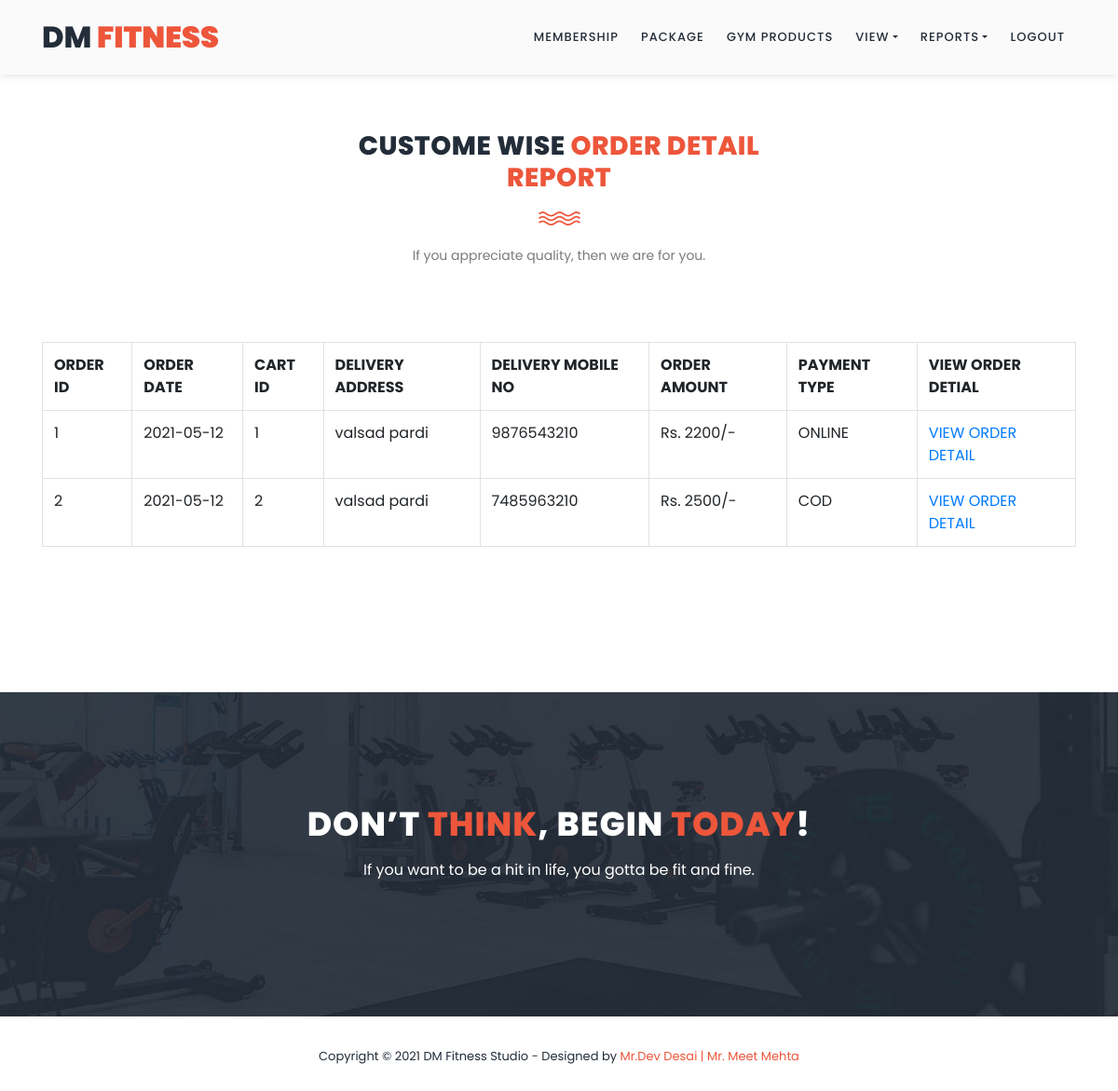
Page /admin_view_customerwise_order_report.php?cid=1 on the committed database.
### tables this page shows
CREATE TABLE IF NOT EXISTS `order_detail` (
  `order_id` int(10) NOT NULL,
  `order_date` date NOT NULL,
  `cart_id` int(10) NOT NULL,
  `cust_id` int(10) NOT NULL,
  `del_address` varchar(200) NOT NULL,
  `del_mobile_no` varchar(10) NOT NULL,
  `order_amount` int(10) NOT NULL,
  `payment_type` varchar(10) NOT NULL,
  PRIMARY KEY (`order_id`)
);

### admin_view_customerwise_order_report.php (the view, shortened to what this page needs)
<?php
include("admin_header.php");
?>
    <section class="section" id="our-classes">
        <div class="container">
            <div class="row">
                <div class="col-lg-6 offset-lg-3">
                    <div class="section-heading">
                        <h2>CUSTOME WISE<em> ORDER DETAIL REPORT</em></h2>
                        <img src="assets/images/line-dec.png" alt="">
                        <p>If you appreciate quality, then we are for you.</p>
                    </div>
                </div>
            </div>
            <div class="row" id="tabs">
			  <div class="col-lg-12">
                <?php
				$custid=$_REQUEST['cid'];
				$qur=mysql_query("select * from order_detail where cust_id='$custid'");
				if(mysql_num_rows($qur)>0)
				{
					echo "<table class='table table-bordered'>
							<tr>
								<th>ORDER ID</th>
								<th>ORDER DATE</th>
								<th>CART ID</th>
								<th>DELIVERY ADDRESS</th>
								<th>DELIVERY MOBILE NO</th>
								<th>ORDER AMOUNT</th>
								<th>PAYMENT TYPE</th>
								<th>VIEW ORDER DETIAL</th>
							</tr>";
					while($q=mysql_fetch_array($qur))
					{
						echo "<tr>";
						echo "<td>$q[0]</td>";
						echo "<td>$q[1]</td>";
						echo "<td>$q[2]</td>";
						echo "<td>$q[4]</td>";
						echo "<td>$q[5]</td>";
						echo "<td>Rs. $q[6]/-</td>";
						echo "<td>$q[7]</td>";
						echo "<td><a href='admin_view_order_detail.php?cartid=$q[2]'>VIEW ORDER DETAIL</a></td>";
						echo "</tr>";
					}
					echo "</table>";
				}else{
					echo "<h2>No Record Found</h2>";
				}
				?>
              </div>
            </div>
        </div>
    </section>
    <section class="section" id="call-to-action">
        <div class="container">
            <div class="row">
                <div class="col-lg-10 offset-lg-1">
                    <div class="cta-content">
                        <h2>Don’t <em>think</em>, begin <em>today</em>!</h2>
                        <p>If you want to be a hit in life, you gotta be fit and fine.</p>
                    </div>
                </div>
            </div>
        </div>
    </section>
<?php
include("footer.php");
?>

### assets/css/templatemo-training-studio.css (style rules this page uses)
html, body, div, span, applet, object, iframe, h1, h2, h3, h4, h5, h6, p, blockquote, div pre, a, abbr, acronym, address, big, cite, code, del, dfn, em, font, img, ins, kbd, q, s, samp, small, strike, strong, sub, sup, tt, var, b, u, i, center, dl, dt, dd, ol, ul, li, figure, header, nav, section, article, aside, footer, figcaption { margin: 0; padding: 0; border: 0; outline: 0; }
header, nav, section, article, aside, footer, hgroup { display: block; }
* { box-sizing: border-box; }
html, body { font-family: 'Poppins', sans-serif; font-weight: 400; background-color: #fff; font-size: 16px; -ms-text-size-adjust: 100%; -webkit-font-smoothing: antialiased; -moz-osx-font-smoothing: grayscale; }
a { text-decoration: none !important; }
h1, h2, h3, h4, h5, h6 { margin-top: 0px; margin-bottom: 0px; }
p { font-size: 14px; line-height: 25px; color: #7a7a7a; }
html, body { background: #fff; font-family: 'Poppins', sans-serif; }
.section-heading { text-align: center; margin-top: 140px; margin-bottom: 80px; }
.section-heading h2 { font-size: 28px; font-weight: 800; color: #232d39; text-transform: uppercase; letter-spacing: 0.5px; margin-top: 0px; margin-bottom: 0px; }
.section-heading h2 em { font-style: normal; color: #ed563b; }
.section-heading img { margin: 20px auto; }
#call-to-action { padding: 120px 0px; background-image: url(../images/cta-bg.jpg); background-position: center center; background-repeat: no-repeat; background-size: cover; text-align: center; }
.cta-content h2 { font-size: 36px; text-transform: uppercase; font-weight: 800; color: #fff; letter-spacing: 1px; }
.cta-content h2 em { font-style: normal; color: #ed563b; }
.cta-content p { font-size: 16px; color: #fff; margin: 15px 0px 25px 0px; }
#our-classes { margin-bottom: 140px; }

### rows in the picture
order_detail: order_id "1", order_date "2021-05-12", cart "1", del_address "valsad pardi", del_mobile_no "9876543210", order_amount "2200", payment_type "ONLINE"
order_detail: order_id "2", order_date "2021-05-12", cart "2", del_address "valsad pardi", del_mobile_no "7485963210", order_amount "2500", payment_type "COD"
